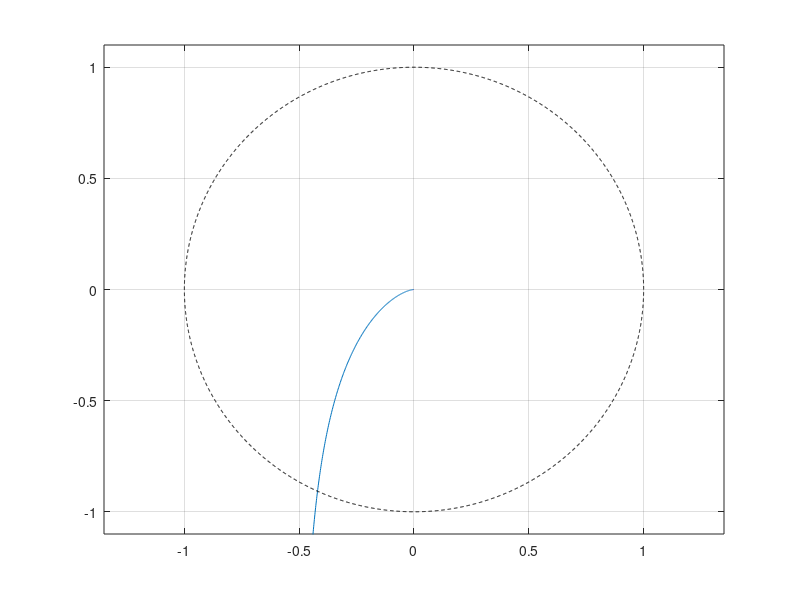

The MATLAB script that drew this image: (Note: this script raises an error after producing the figure.)
% ---------------------------------------
%     Designation Loop Design
%  - Controller : PD
%  - Motor tf : 1st
% ---------------------------------------
clear; close all; clc;

% initialize
Km =  13.55;
Pm = 14.06 ;  % []
W_sat = 1400;
dz    =28*(pi/180); 
dz_deg = 28;

% Design parameter --- PD-controller
Wc = 35;  % [rad/s] <================================ MODIFY
Zc = 0.7;  % [-] <================================ MODIFY

Kp = Wc^2 / Km ;       % unit: [rad/s]
Kd = (2*Zc*Wc - Pm) / Km ;  % unit: [-] dimensionless

% transfer function
s = tf('s');
Gm = Km / (s + Pm);    % input: omega_c [deg/s], output: omega [deg/s]
% Gc = Kp + Kd * s ;
Go_vel = Kp*Gm / (1 + Kd*Gm) * (1/s);
Go_vel = minreal(Go_vel);
Gcl = minreal(Go_vel / (1 + Go_vel));


% ---------------------------- nyquist plot ------------------------------------------
% [GM, PM, Phase crossover freq, Gain Crossover freq]
[GM, PM, wpc, wgc] = margin(Go_vel);
GM_dB = 20*log10(GM);

figure(1); 
[re, im, wout] = nyquist(Go_vel);
plot(squeeze(re), squeeze(im));
grid on; hold on;
% plot unit circle
axis([-1.35 1.35 -1.1 1.1]);
ang = 0:0.1:360;
xc = cosd(ang); yc = sind(ang); % [deg]
plot(xc, yc, 'k--');
xline(0, 'k'); yline(0, 'k');
% plot the point (0, -1)
plot(-1, 0, 'p', 'markersize', 10, 'MarkerEdgeColor','r', 'LineWidth', 1);

% plot wpc, wgc
wpc_complex = evalfr(Go_vel, 1j*wpc);
wgc_complex = evalfr(Go_vel, 1j*wgc);
wpc_x = real(wpc_complex); wpc_y = imag(wpc_complex);
wgc_x = real(wgc_complex); wgc_y = imag(wgc_complex);
plot(wpc_x, wpc_y, '*', 'markeredgecolor', 'm', 'MarkerSize', 10, 'LineWidth', 1);
plot(wgc_x, wgc_y, '*', 'markeredgecolor', 'g', 'MarkerSize', 10, 'LineWidth', 1);
legend('', '', '', '', '', sprintf('GM = %.2f [dB] / wpc = %.2f [Hz]', GM_dB, wpc/(2*pi)), ...
    sprintf('PM = %.2f [deg] / wgc = %.2f [Hz]', PM, wgc/(2*pi)));
title('Nyquist Plot, Go_{vel}(s)');
xlabel('Re\{Go_{vel}(jw)\} [-]'); ylabel('Im\{Go_{vel}(jw)\} [-]');


% --------------------------------- pz map -----------------------------------------
[p_Gm, z_Gm] = pzmap(Gm);
[p_Gcl, z_Gcl] = pzmap(Gcl);
real_pGcl = real(p_Gcl(1)); imag_pGcl = imag(p_Gcl(1)); % bc of complex conjugated poles
real_pGm = real(p_Gm(1)); imag_pGm = imag(p_Gm(1)); % bc of complex conjugated poles
figure(2);
pzmap(Gm, Gcl);
grid on; hold on;
legend(sprintf('Gm: p=%.2f±%.2f[Hz], z=%.2f[Hz]', real_pGm/(2*pi), imag_pGm/(2*pi), z_Gm), ...
    sprintf('Gcl: p=%.2f±%.2f[Hz], z=%.2f[Hz]\n', real_pGcl/(2*pi), imag_pGcl/(2*pi), z_Gcl));
% ---------------------------------------------------------------------------------

% step input
Tf = 0.5;
time = 0:0.001:Tf;
input_deg = 5;     % [deg]   <--------------------------- MODIFY
step_input = input_deg * ones(size(time));
step_out = lsim(Gcl, step_input, time);
final_value = step_out(end);
% rise time
[~, tr_idx] = min(abs(step_out - final_value*0.9));
tr = time(tr_idx);
% overshoot
[~, os_idx] = max(step_out);
max_value = step_out(os_idx);
Os = (max_value - final_value) / final_value * 100;

Ess = input_deg - final_value;


% --------------------------------- step response -----------------------------------------
figure(3);
grid on; hold on;
yline(step_out(end), 'k--', 'LineWidth', 1.5);
plot(time, step_out, 'LineWidth', 1.5);
plot(tr, final_value*0.9, 'r*', 'MarkerSize', 12);
plot(time(os_idx), max_value, 'g*', 'MarkerSize', 12);
xlabel('time [sec]'); ylabel('\psi [deg]');
title('Step Response');
legend('', '', sprintf('rise time: %.4f [s]', time(tr_idx)), sprintf('overshoot: %.4f [%%]', Os));

str = {
    sprintf('PM = %.1f [deg]', PM)
    sprintf('GM = %.1f [dB]', GM_dB)
    sprintf('Ess = %.2f [deg]', Ess)
};

annotation('textbox', 'String', str, 'FitBoxToText','on', 'BackgroundColor','w');

% figure; margin(Go_vel);
% figure; step(Gcl);
% grid on;
